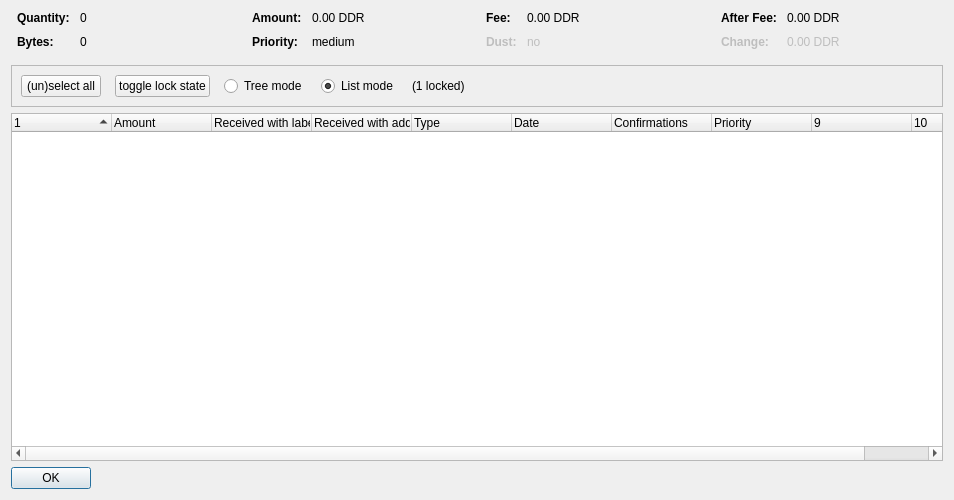
<?xml version="1.0" encoding="UTF-8"?>
<ui version="4.0">
 <class>CoinControlDialog</class>
 <widget class="QDialog" name="CoinControlDialog">
  <property name="geometry">
   <rect>
    <x>0</x>
    <y>0</y>
    <width>954</width>
    <height>500</height>
   </rect>
  </property>
  <property name="windowTitle">
   <string>Coin Selection</string>
  </property>
  <layout class="QVBoxLayout" name="verticalLayout">
   <item>
    <layout class="QHBoxLayout" name="horizontalLayoutTop" stretch="0,0,0,0">
     <property name="topMargin">
      <number>0</number>
     </property>
     <property name="bottomMargin">
      <number>10</number>
     </property>
     <item>
      <layout class="QFormLayout" name="formLayoutCoinControl1">
       <property name="horizontalSpacing">
        <number>10</number>
       </property>
       <property name="verticalSpacing">
        <number>10</number>
       </property>
       <property name="leftMargin">
        <number>6</number>
       </property>
       <property name="rightMargin">
        <number>6</number>
       </property>
       <item row="0" column="0">
        <widget class="QLabel" name="labelCoinControlQuantityText">
         <property name="font">
          <font>
           <weight>75</weight>
           <bold>true</bold>
          </font>
         </property>
         <property name="text">
          <string>Quantity:</string>
         </property>
        </widget>
       </item>
       <item row="0" column="1">
        <widget class="QLabel" name="labelCoinControlQuantity">
         <property name="cursor">
          <cursorShape>IBeamCursor</cursorShape>
         </property>
         <property name="contextMenuPolicy">
          <enum>Qt::ActionsContextMenu</enum>
         </property>
         <property name="text">
          <string notr="true">0</string>
         </property>
         <property name="textInteractionFlags">
          <set>Qt::LinksAccessibleByMouse|Qt::TextSelectableByKeyboard|Qt::TextSelectableByMouse</set>
         </property>
        </widget>
       </item>
       <item row="1" column="0">
        <widget class="QLabel" name="labelCoinControlBytesText">
         <property name="font">
          <font>
           <weight>75</weight>
           <bold>true</bold>
          </font>
         </property>
         <property name="text">
          <string>Bytes:</string>
         </property>
        </widget>
       </item>
       <item row="1" column="1">
        <widget class="QLabel" name="labelCoinControlBytes">
         <property name="cursor">
          <cursorShape>IBeamCursor</cursorShape>
         </property>
         <property name="contextMenuPolicy">
          <enum>Qt::ActionsContextMenu</enum>
         </property>
         <property name="text">
          <string notr="true">0</string>
         </property>
         <property name="textInteractionFlags">
          <set>Qt::LinksAccessibleByMouse|Qt::TextSelectableByKeyboard|Qt::TextSelectableByMouse</set>
         </property>
        </widget>
       </item>
      </layout>
     </item>
     <item>
      <layout class="QFormLayout" name="formLayoutCoinControl2">
       <property name="horizontalSpacing">
        <number>10</number>
       </property>
       <property name="verticalSpacing">
        <number>10</number>
       </property>
       <property name="leftMargin">
        <number>6</number>
       </property>
       <property name="rightMargin">
        <number>6</number>
       </property>
       <item row="0" column="0">
        <widget class="QLabel" name="labelCoinControlAmountText">
         <property name="font">
          <font>
           <weight>75</weight>
           <bold>true</bold>
          </font>
         </property>
         <property name="text">
          <string>Amount:</string>
         </property>
        </widget>
       </item>
       <item row="0" column="1">
        <widget class="QLabel" name="labelCoinControlAmount">
         <property name="cursor">
          <cursorShape>IBeamCursor</cursorShape>
         </property>
         <property name="contextMenuPolicy">
          <enum>Qt::ActionsContextMenu</enum>
         </property>
         <property name="text">
          <string notr="true">0.00 DDR</string>
         </property>
         <property name="textInteractionFlags">
          <set>Qt::LinksAccessibleByMouse|Qt::TextSelectableByKeyboard|Qt::TextSelectableByMouse</set>
         </property>
        </widget>
       </item>
       <item row="1" column="0">
        <widget class="QLabel" name="labelCoinControlPriorityText">
         <property name="font">
          <font>
           <weight>75</weight>
           <bold>true</bold>
          </font>
         </property>
         <property name="text">
          <string>Priority:</string>
         </property>
        </widget>
       </item>
       <item row="1" column="1">
        <widget class="QLabel" name="labelCoinControlPriority">
         <property name="cursor">
          <cursorShape>IBeamCursor</cursorShape>
         </property>
         <property name="contextMenuPolicy">
          <enum>Qt::ActionsContextMenu</enum>
         </property>
         <property name="text">
          <string>medium</string>
         </property>
         <property name="textInteractionFlags">
          <set>Qt::LinksAccessibleByMouse|Qt::TextSelectableByKeyboard|Qt::TextSelectableByMouse</set>
         </property>
        </widget>
       </item>
      </layout>
     </item>
     <item>
      <layout class="QFormLayout" name="formLayoutCoinControl3">
       <property name="horizontalSpacing">
        <number>10</number>
       </property>
       <property name="verticalSpacing">
        <number>10</number>
       </property>
       <property name="leftMargin">
        <number>6</number>
       </property>
       <property name="rightMargin">
        <number>6</number>
       </property>
       <item row="0" column="0">
        <widget class="QLabel" name="labelCoinControlFeeText">
         <property name="font">
          <font>
           <weight>75</weight>
           <bold>true</bold>
          </font>
         </property>
         <property name="text">
          <string>Fee:</string>
         </property>
        </widget>
       </item>
       <item row="0" column="1">
        <widget class="QLabel" name="labelCoinControlFee">
         <property name="cursor">
          <cursorShape>IBeamCursor</cursorShape>
         </property>
         <property name="contextMenuPolicy">
          <enum>Qt::ActionsContextMenu</enum>
         </property>
         <property name="text">
          <string notr="true">0.00 DDR</string>
         </property>
         <property name="textInteractionFlags">
          <set>Qt::LinksAccessibleByMouse|Qt::TextSelectableByKeyboard|Qt::TextSelectableByMouse</set>
         </property>
        </widget>
       </item>
       <item row="1" column="0">
        <widget class="QLabel" name="labelCoinControlLowOutputText">
         <property name="enabled">
          <bool>false</bool>
         </property>
         <property name="font">
          <font>
           <weight>75</weight>
           <bold>true</bold>
          </font>
         </property>
         <property name="text">
          <string>Dust:</string>
         </property>
        </widget>
       </item>
       <item row="1" column="1">
        <widget class="QLabel" name="labelCoinControlLowOutput">
         <property name="enabled">
          <bool>false</bool>
         </property>
         <property name="cursor">
          <cursorShape>IBeamCursor</cursorShape>
         </property>
         <property name="contextMenuPolicy">
          <enum>Qt::ActionsContextMenu</enum>
         </property>
         <property name="text">
          <string>no</string>
         </property>
         <property name="textInteractionFlags">
          <set>Qt::LinksAccessibleByMouse|Qt::TextSelectableByKeyboard|Qt::TextSelectableByMouse</set>
         </property>
        </widget>
       </item>
      </layout>
     </item>
     <item>
      <layout class="QFormLayout" name="formLayoutCoinControl4">
       <property name="horizontalSpacing">
        <number>10</number>
       </property>
       <property name="verticalSpacing">
        <number>10</number>
       </property>
       <property name="leftMargin">
        <number>6</number>
       </property>
       <property name="rightMargin">
        <number>6</number>
       </property>
       <item row="0" column="0">
        <widget class="QLabel" name="labelCoinControlAfterFeeText">
         <property name="font">
          <font>
           <weight>75</weight>
           <bold>true</bold>
          </font>
         </property>
         <property name="text">
          <string>After Fee:</string>
         </property>
        </widget>
       </item>
       <item row="0" column="1">
        <widget class="QLabel" name="labelCoinControlAfterFee">
         <property name="cursor">
          <cursorShape>IBeamCursor</cursorShape>
         </property>
         <property name="contextMenuPolicy">
          <enum>Qt::ActionsContextMenu</enum>
         </property>
         <property name="text">
          <string notr="true">0.00 DDR</string>
         </property>
         <property name="textInteractionFlags">
          <set>Qt::LinksAccessibleByMouse|Qt::TextSelectableByKeyboard|Qt::TextSelectableByMouse</set>
         </property>
        </widget>
       </item>
       <item row="1" column="0">
        <widget class="QLabel" name="labelCoinControlChangeText">
         <property name="enabled">
          <bool>false</bool>
         </property>
         <property name="font">
          <font>
           <weight>75</weight>
           <bold>true</bold>
          </font>
         </property>
         <property name="text">
          <string>Change:</string>
         </property>
        </widget>
       </item>
       <item row="1" column="1">
        <widget class="QLabel" name="labelCoinControlChange">
         <property name="enabled">
          <bool>false</bool>
         </property>
         <property name="cursor">
          <cursorShape>IBeamCursor</cursorShape>
         </property>
         <property name="contextMenuPolicy">
          <enum>Qt::ActionsContextMenu</enum>
         </property>
         <property name="text">
          <string notr="true">0.00 DDR</string>
         </property>
         <property name="textInteractionFlags">
          <set>Qt::LinksAccessibleByMouse|Qt::TextSelectableByKeyboard|Qt::TextSelectableByMouse</set>
         </property>
        </widget>
       </item>
      </layout>
     </item>
    </layout>
   </item>
   <item>
    <widget class="QFrame" name="frame">
     <property name="minimumSize">
      <size>
       <width>0</width>
       <height>40</height>
      </size>
     </property>
     <property name="frameShape">
      <enum>QFrame::StyledPanel</enum>
     </property>
     <property name="frameShadow">
      <enum>QFrame::Sunken</enum>
     </property>
     <layout class="QHBoxLayout" name="horizontalLayout">
      <item>
       <layout class="QHBoxLayout" name="horizontalLayoutPanel" stretch="0,0,0,0,0,0">
        <property name="spacing">
         <number>14</number>
        </property>
        <item>
         <widget class="QPushButton" name="pushButtonSelectAll">
          <property name="sizePolicy">
           <sizepolicy hsizetype="Maximum" vsizetype="Fixed">
            <horstretch>0</horstretch>
            <verstretch>0</verstretch>
           </sizepolicy>
          </property>
          <property name="text">
           <string>(un)select all</string>
          </property>
          <property name="autoDefault">
           <bool>false</bool>
          </property>
         </widget>
        </item>
        <item>
         <widget class="QPushButton" name="pushButtonToggleLock">
          <property name="sizePolicy">
           <sizepolicy hsizetype="Maximum" vsizetype="Fixed">
            <horstretch>0</horstretch>
            <verstretch>0</verstretch>
           </sizepolicy>
          </property>
          <property name="text">
           <string>toggle lock state</string>
          </property>
          <property name="autoDefault">
           <bool>false</bool>
          </property>
         </widget>
        </item>
        <item>
         <widget class="QRadioButton" name="radioTreeMode">
          <property name="sizePolicy">
           <sizepolicy hsizetype="Maximum" vsizetype="Fixed">
            <horstretch>0</horstretch>
            <verstretch>0</verstretch>
           </sizepolicy>
          </property>
          <property name="text">
           <string>Tree mode</string>
          </property>
         </widget>
        </item>
        <item>
         <widget class="QRadioButton" name="radioListMode">
          <property name="sizePolicy">
           <sizepolicy hsizetype="Maximum" vsizetype="Fixed">
            <horstretch>0</horstretch>
            <verstretch>0</verstretch>
           </sizepolicy>
          </property>
          <property name="text">
           <string>List mode</string>
          </property>
          <property name="checked">
           <bool>true</bool>
          </property>
         </widget>
        </item>
        <item>
         <widget class="QLabel" name="labelLocked">
          <property name="text">
           <string>(1 locked)</string>
          </property>
         </widget>
        </item>
        <item>
         <spacer name="horizontalSpacer">
          <property name="orientation">
           <enum>Qt::Horizontal</enum>
          </property>
          <property name="sizeHint" stdset="0">
           <size>
            <width>40</width>
            <height>20</height>
           </size>
          </property>
         </spacer>
        </item>
       </layout>
      </item>
     </layout>
    </widget>
   </item>
   <item>
    <widget class="CoinControlTreeWidget" name="treeWidget">
     <property name="contextMenuPolicy">
      <enum>Qt::CustomContextMenu</enum>
     </property>
     <property name="sortingEnabled">
      <bool>false</bool>
     </property>
     <property name="columnCount">
      <number>10</number>
     </property>
     <attribute name="headerShowSortIndicator" stdset="0">
      <bool>true</bool>
     </attribute>
     <attribute name="headerStretchLastSection">
      <bool>false</bool>
     </attribute>
     <column>
      <property name="text">
       <string/>
      </property>
     </column>
     <column>
      <property name="text">
       <string>Amount</string>
      </property>
     </column>
     <column>
      <property name="text">
       <string>Received with label</string>
      </property>
     </column>
     <column>
      <property name="text">
       <string>Received with address</string>
      </property>
     </column>
     <column>
      <property name="text">
       <string>Type</string>
      </property>
     </column>
     <column>
      <property name="text">
       <string>Date</string>
      </property>
     </column>
     <column>
      <property name="text">
       <string>Confirmations</string>
      </property>
      <property name="toolTip">
       <string>Confirmed</string>
      </property>
     </column>
     <column>
      <property name="text">
       <string>Priority</string>
      </property>
     </column>
     <column>
      <property name="text">
       <string/>
      </property>
     </column>
     <column>
      <property name="text">
       <string/>
      </property>
     </column>
    </widget>
   </item>
   <item>
    <widget class="QDialogButtonBox" name="buttonBox">
     <property name="sizePolicy">
      <sizepolicy hsizetype="Maximum" vsizetype="Fixed">
       <horstretch>0</horstretch>
       <verstretch>0</verstretch>
      </sizepolicy>
     </property>
     <property name="orientation">
      <enum>Qt::Horizontal</enum>
     </property>
     <property name="standardButtons">
      <set>QDialogButtonBox::Ok</set>
     </property>
    </widget>
   </item>
  </layout>
 </widget>
 <customwidgets>
  <customwidget>
   <class>CoinControlTreeWidget</class>
   <extends>QTreeWidget</extends>
   <header>coincontroltreewidget.h</header>
  </customwidget>
 </customwidgets>
 <resources/>
 <connections/>
</ui>
